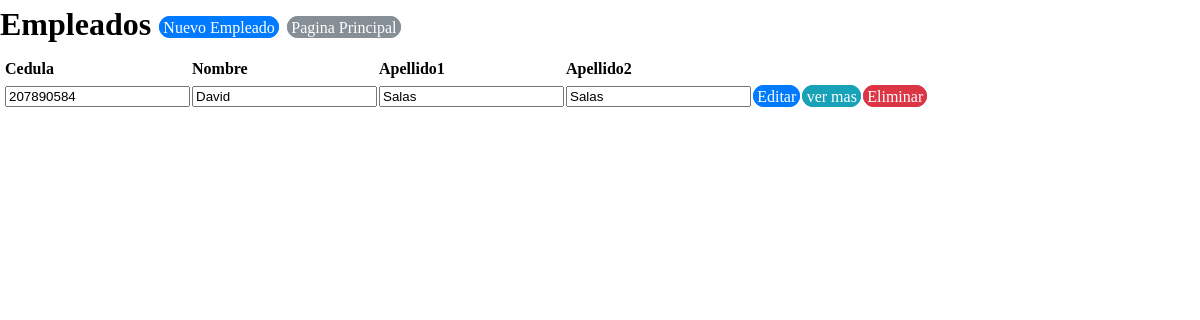
Screenshot of /view/registroempleado/RegistroEmpleado.php with the database file from the repository.
### tables this page shows
CREATE TABLE `tbempleados` (
  `empleadoid` int(11) NOT NULL,
  `personaid` varchar(20) NOT NULL,
  `tipoempleado` varchar(20) NOT NULL,
  `empleadocedula` varchar(20) NOT NULL,
  `empleadofechaingreso` date NOT NULL,
  `empleadocontrasenia` varchar(20) NOT NULL,
  `empleadoedad` varchar(20) NOT NULL,
  `empleadosexo` varchar(10) NOT NULL,
  `empleadoestadocivil` varchar(20) NOT NULL,
  `empleadobanco` varchar(50) NOT NULL,
  `empleadocuentabancaria` varchar(50) NOT NULL,
  `empleadolicenciaid` varchar(20) NOT NULL,
  `empleadoestado` varchar(20) NOT NULL
);

CREATE TABLE `tbpersonas` (
  `personaid` int(20) NOT NULL,
  `personanombre` varchar(20) NOT NULL,
  `personaapellido1` varchar(20) NOT NULL,
  `personaapellido2` varchar(20) NOT NULL,
  `personatelefono` int(11) NOT NULL,
  `personacorreo` varchar(50) NOT NULL,
  `zonaid` varchar(20) NOT NULL,
  `personaestado` tinyint(1) NOT NULL
);

### business/empleadobusiness/empleadoBusiness.php (called while the page is built, shortened)
<?php
class empleadoBusiness {
    private $DataEmpleado;
    public function empleadoBusiness() {
        require_once '../../data/dataempleado/DataEmpleado.php';
        $this->DataEmpleado = new DataEmpleado();
    }
    public function mostrarEmpleados() {
        return $this->DataEmpleado->mostrarEmpleados();
    }
}
?>

### data/dataempleado/DataEmpleado.php (called while the page is built, shortened)
<?php
class DataEmpleado {
    private $conexion;
    function DataEmpleado() {
        include_once '../../data/dbconexion/Conexion.php';
        $this->conexion = new Conexion();
    }
    public function mostrarEmpleados() {
        if ($this->conexion->crearConexion()->set_charset('utf8') == true) {
            $array = array();
            $mostrarempleados = $this->conexion->crearConexion()->query("SELECT *
                FROM tbempleados e
                INNER JOIN tbpersonas p ON e.personaid= p.personaid
                INNER JOIN tbzonas z ON z.zonaid= p.zonaid");
            while ($resultado = $mostrarempleados->fetch_assoc()) {
                array_push($array, $resultado);
            }
            $this->conexion->cerrarConexion();
            return $array;
        }
    }
}
?>

### data/dbconexion/Conexion.php (called while the page is built, shortened)
<?php
class Conexion {
    private $server;
    private $user;
    private $password;
    private $dbname;
    function Conexion(){
        $this->server = "localhost";
        $this->user = "root";
        $this->password = "";
        $this->dbname = "bdexpressdjb";
    }
    function crearConexion(){
        $this->conexion  = mysqli_connect($this->server,$this->user,$this->password,$this->dbname);
        return $this->conexion;
    }
}

### view/registroempleado/RegistroEmpleado.php (the view, shortened to what this page needs)
<!DOCTYPE html>
<head>
    <link rel="stylesheet" href="../../css/estilo.css">
    <?php
    include '../../business/empleadobusiness/empleadoBusiness.php';
    ?>
</head>
<body>
    <?php
    $empleadoBusiness = new empleadoBusiness();
    $allBusiness = $empleadoBusiness->mostrarEmpleados();
    ?>
    <h1>
        Empleados
        <a href="?action=registrar" class="btn btn-primary" >Nuevo Empleado</a>
        <a href="../ventanaprincipalview/VentanaPrincipalView.php" class="btn btn-secondary">Pagina Principal</a>
    </h1>
    <form  action="RegistroEmpleado.php" method="Post">
        <table>
            <thead>
                <tr>
                    <th></th>
                    <th></th>
                    <th>Cedula</th>
                    <th>Nombre</th>
                    <th>Apellido1</th>
                    <th>Apellido2</th>
                </tr>
            </thead>
            <?php foreach ($allBusiness as $current): ?>
                <tr><td></td>
                    <td><input type="hidden" name="empleadoid" id="empleadoid" value="<?php echo $current['empleadoid']; ?>"/></td>
                    <td><input type="text" name="empleadocedula" class="empleadocedula" value="<?php echo $current['empleadocedula']; ?>" readonly /> </td>
                    <td><input type="text" name="personanombre" class="personanombre" value="<?php echo $current['personanombre']; ?>" readonly /> </td>
                    <td><input type="text" name="personaapellido1" class="personaapellido1" value="<?php echo $current['personaapellido1']; ?>" readonly /> </td>
                    <td><input type="text" name="personaapellido2" class="personaapellido2" value="<?php echo $current['personaapellido2']; ?>" readonly /> </td>
                    <td><a href="?action=editar&id=<?php echo $current['empleadoid']; ?> " class="btn btn-primary">Editar</a></td>
                    <td><a href="?action=ver&id=<?php echo $current['empleadoid']; ?> " class="btn btn-info">ver mas</a></td>
                    <td><a href="?action=eliminar&id=<?php echo $current['empleadoid']; ?> " class="btn btn-danger">Eliminar</a></td>
                </tr>
            <?php endforeach ?>
        </table>
    </form>
</body>
</html>

### css/estilo.css (style rules this page uses)
body { margin: 0; font-family: verdana; font-size: 1rem; font-weight: normal; line-height: 1.5; color: black; background-color: window; }
h1, h2, h3, h4, h5, h6 { margin-top: 0; margin-bottom: .5rem; }
a { color: blue; text-decoration: none; background-color: transparent; -webkit-text-decoration-skip: objects; }
table { border-collapse: collapse; }
th { text-align: left; }
.btn { font-weight: normal; text-align: center; white-space: nowrap; vertical-align: middle; border: 1px solid transparent; padding: 0.1rem 0.2rem; font-size: 1rem; line-height: 1.5; border-radius: 0.70rem; transition: all 0.15s ease-in-out; }
.btn-primary { color: #fff; background-color: #007bff; border-color: #007bff; }
.btn-secondary { color: #fff; background-color: #868e96; border-color: #868e96; }
.btn-info { color: #fff; background-color: #17a2b8; border-color: #17a2b8; }
.btn-danger { color: #fff; background-color: #dc3545; border-color: #dc3545; }

### rows the page displays
tbempleados: empleadocedula "207890584", personanombre "David", personaapellido1 "Salas", personaapellido2 "Salas"
